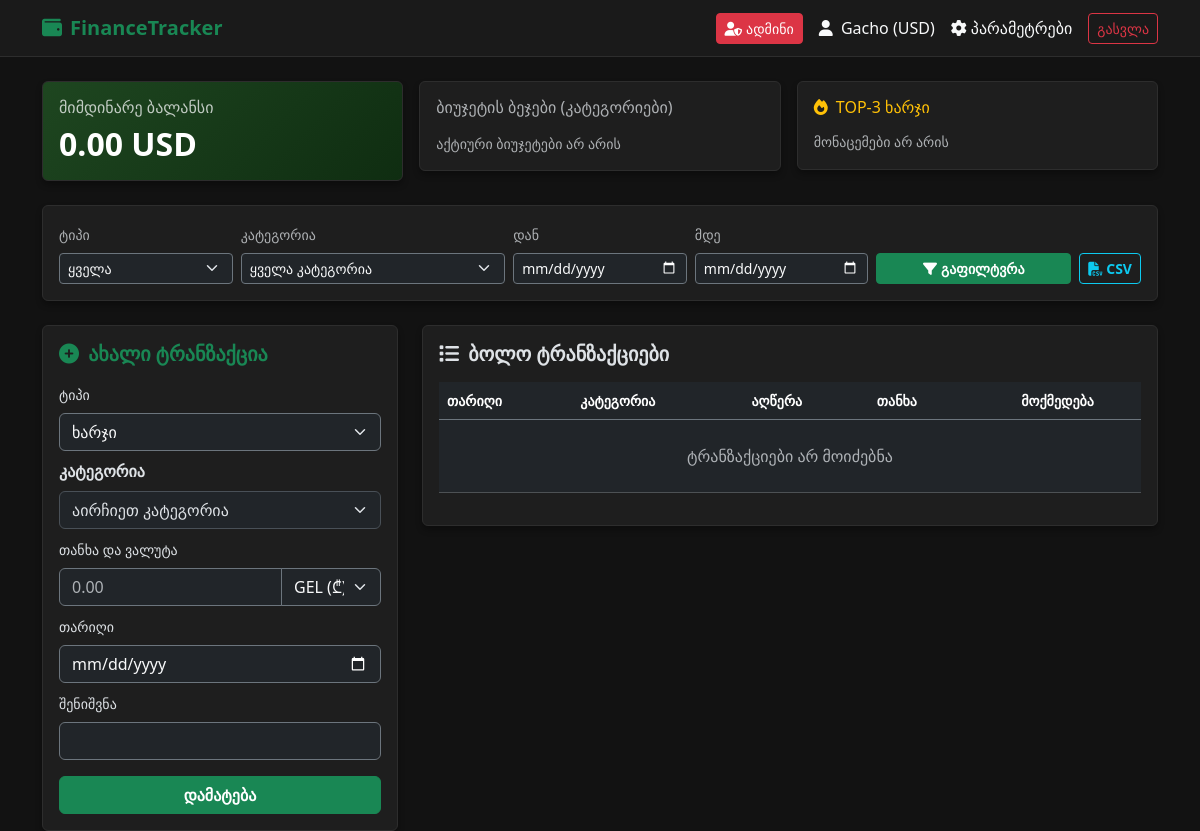
The page /dashboard (signed in) on the database as committed earlier.
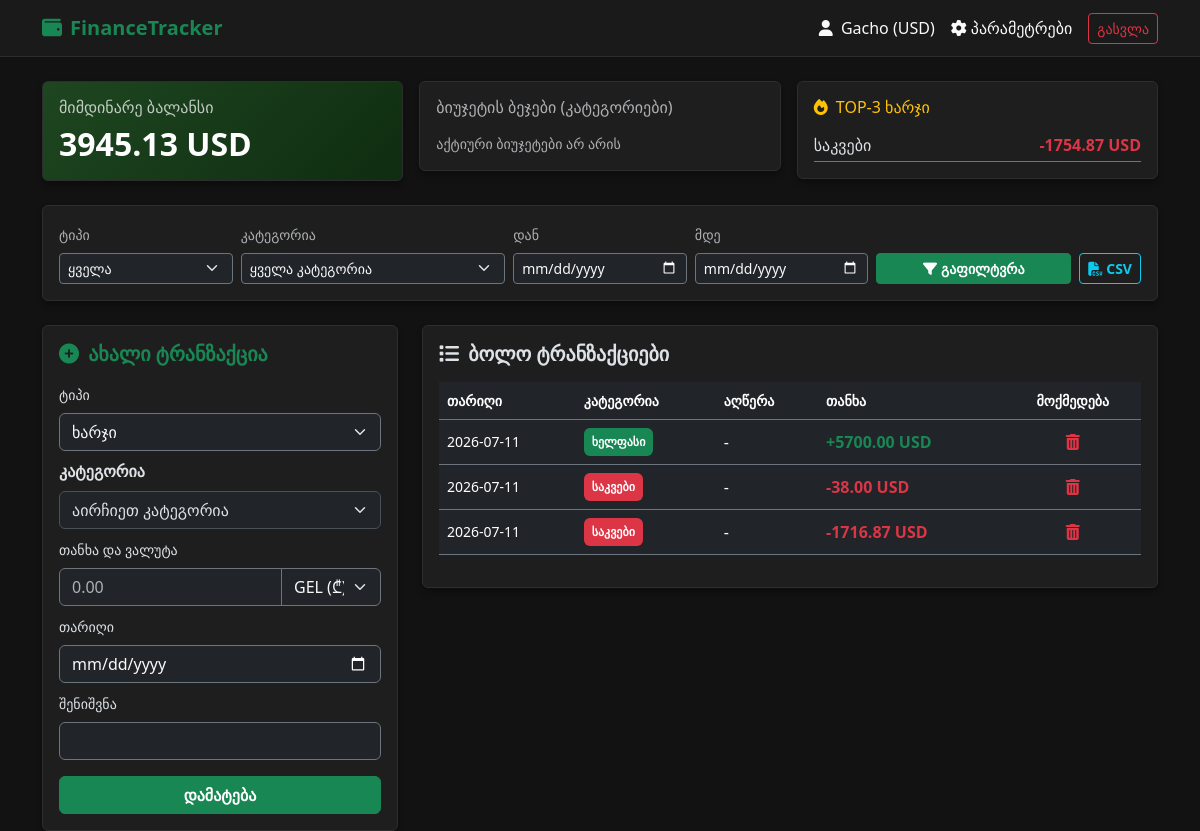
The same page on the database as committed later.
### models/user.py (models this page shows)
class User(UserMixin, db.Model):
    __tablename__ = 'users'
    id = db.Column(db.Integer, primary_key=True)
    username = db.Column(db.String(150), unique=True, nullable=False)
    email = db.Column(db.String(150), unique=True, nullable=False)
    password_hash = db.Column(db.String(256), nullable=False)
    currency = db.Column(db.String(3), default="GEL") # GEL, USD, EUR, GBP
    created_at = db.Column(db.DateTime, default=datetime.utcnow)
    is_admin=db.Column(db.Boolean,default=False)
    categories = db.relationship('Category', backref='user', lazy=True,cascade="all, delete-orphan")
    transactions = db.relationship('Transaction', backref='user', lazy=True,cascade="all, delete-orphan")
    budgets = db.relationship('Budget', backref='user', lazy=True,cascade="all, delete-orphan")

### models/category.py (models this page shows)
class Category(db.Model):
    __tablename__ = 'categories'
    id = db.Column(db.Integer, primary_key=True)
    user_id = db.Column(db.Integer, db.ForeignKey('users.id'), nullable=False)
    name = db.Column(db.String(100), nullable=False)
    type = db.Column(db.String(10), nullable=False) # 'income' ან 'expense'
    color = db.Column(db.String(7), default="#000000") # HEX კოდი ვიზუალიზაციისთვის (მაგ. #FF5733)
    transactions = db.relationship('Transaction', backref='category', lazy=True,cascade="all, delete-orphan")
    budgets = db.relationship('Budget', backref='category', lazy=True,cascade="all, delete-orphan")

### models/transaction.py (models this page shows)
class Transaction(db.Model):
    __tablename__ = 'transactions'
    id = db.Column(db.Integer, primary_key=True)
    user_id = db.Column(db.Integer, db.ForeignKey('users.id'), nullable=False)
    category_id = db.Column(db.Integer, db.ForeignKey('categories.id'), nullable=False)
    amount = db.Column(db.Float, nullable=False)
    type = db.Column(db.String(10), nullable=False) # 'income' ან 'expense'
    description = db.Column(db.String(255), nullable=True)
    date = db.Column(db.Date, default=datetime.utcnow().date, nullable=False)
    deleted_at = db.Column(db.DateTime, nullable=True)

### routes/dashboard.py (the view)
@dashboard_bp.route('/dashboard', methods=['GET'])
@custom_login_required
def index():
    user_categories = Category.query.filter_by(user_id=current_user.id).all()
    query = Transaction.query.filter_by(user_id=current_user.id, deleted_at=None)
    tx_type = request.args.get('type')
    category_id = request.args.get('category_id')
    start_date = request.args.get('start_date')
    end_date = request.args.get('end_date')
    if tx_type:
        query = query.filter_by(type=tx_type)
    if category_id:
        query = query.filter_by(category_id=category_id)
    if start_date:
        query = query.filter(Transaction.date >= datetime.strptime(start_date, '%Y-%m-%d').date())
    if end_date:
        query = query.filter(Transaction.date <= datetime.strptime(end_date, '%Y-%m-%d').date())
    page=request.args.get('page',1,type=int)
    pagination=query.order_by(Transaction.date.desc()).paginate(page=page,per_page=10,error_out=False)
    transactions=pagination.items
    converter = CurrencyConverter()
    user_currency = current_user.currency or "GEL"
    total_income = 0
    total_expense = 0
    for t in transactions:
        t.display_amount = perform_conversion(t.amount, "GEL", user_currency)
        if t.type == 'income':
            total_income += t.display_amount
        elif t.type == 'expense':
            total_expense += t.display_amount
    balance = round(total_income - total_expense, 2)
    expense_totals = {}
    for t in transactions:
        if t.type == 'expense':
            expense_totals[t.category.name] = expense_totals.get(t.category.name, 0) + t.display_amount
    top_3_expenses = sorted(expense_totals.items(), key=lambda x: x[1], reverse=True)[:3]
    budget_badges = {}
    for cat in user_categories:
        if cat.type == 'expense':
            status = check_budget_status(current_user.id, cat.id)
            if status.get("budget_amount", 0) > 0:
                budget_badges[cat.name] = status
    return render_template(
        'dashboard.html',
        transactions=transactions,
        balance=balance,
        top_3=top_3_expenses,
        budget_badges=budget_badges,
        categories=user_categories,
        user_currency=user_currency,
        pagination=pagination
    )

### app.py (called while the page is built)
def create_app():
    app = Flask(__name__)
    app.config.from_object(Config)
    db.init_app(app)
    login_manager.init_app(app)
    login_manager.login_view = 'auth.login'
    @login_manager.user_loader
    def load_user(user_id):
        return User.query.get(int(user_id))
    app.register_blueprint(api_bp)
    app.register_blueprint(auth_bp)
    app.register_blueprint(dashboard_bp)
    app.register_blueprint(finance_bp)
    app.register_blueprint(admin_bp)
    app.register_blueprint(settings_bp)
    app.register_blueprint(category_bp)
    @app.route('/')
    def home():
        return redirect(url_for('auth.login'))
    with app.app_context():
        db.create_all()
    @app.errorhandler(404)
    def page_not_found(e):
        return render_template('404.html'),404
    @app.errorhandler(500)
    def page_not_found(e):
        return render_template('500.html'),500
    return app

### helpers.py (called while the page is built, shortened)
def check_budget_status(user_id, category_id, target_date=None):
    if not target_date:
        target_date = datetime.now()
    current_month = target_date.month
    current_year = target_date.year
    budget = Budget.query.filter_by(
        user_id=user_id,
        category_id=category_id,
        month=current_month,
        year=current_year
    ).first()
    if not budget:
        return {"warning": False, "percentage": 0}

def custom_login_required(f):
    @wraps(f)
    def decorated_function(*args, **kwargs):
        if not current_user.is_authenticated:
            if request.path.startswith('/api/'):
                return jsonify({"error": "Unauthorized. Please log in."}), 401
            flash('გთხოვთ გაიაროთ ავტორიზაცია.', 'warning')
            return redirect(url_for('auth.login'))
        return f(*args, **kwargs)
    return decorated_function

### models/currency_cache.py (called while the page is built)
    @classmethod
    def get_valid_cache(cls, base="GEL"):
        one_hour_ago = datetime.utcnow() - timedelta(hours=1)
        return cls.query.filter(
            cls.base_currency == base,
            cls.updated_at >= one_hour_ago
        ).first()

### templates/dashboard.html (shortened to what this page needs)
{% extends 'base.html' %} {% block content %}
<div class="row g-3 mb-4">
  <div class="col-md-4">
    <div
      class="card p-3 text-white {% if balance >= 0 %}gradient-income{% else %}gradient-expense{% endif %}"
    >
      <h6 class="text-uppercase text-light opacity-75">მიმდინარე ბალანსი</h6>
      <h2 class="fw-bold m-0">
        {{ "%.2f"|format(balance) }} {{ user_currency }}
      </h2>
    </div>
  </div>
  <div class="col-md-4">
    <div class="card p-3">
      <h6 class="text-uppercase text-muted">ბიუჯეტის ბეჯები (კატეგორიები)</h6>
      <div class="d-flex flex-wrap gap-1 mt-2">
        {% for cat_name, status in budget_badges.items() %}
        <span
          class="badge {% if status.warning %}bg-danger text-white{% else %}bg-secondary text-light{% endif %} p-2"
        >
          {{ cat_name }}: {{ status.percentage }}%
        </span>
        {% else %}
        <small class="text-muted">აქტიური ბიუჯეტები არ არის</small>
        {% endfor %}
      </div>
    </div>
  </div>
  <div class="col-md-4">
    <div class="card p-3">
      <h6 class="text-uppercase text-warning">
        <i class="fa-solid fa-fire me-1"></i> Top-3 ხარჯი
      </h6>
      <ul class="list-unstyled m-0 pt-1">
        {% for name, amount in top_3 %}
        <li
          class="d-flex justify-content-between border-bottom border-secondary py-1"
        >
          <span>{{ name }}</span>
          <span class="fw-bold text-danger"
            >-{{ "%.2f"|format(amount) }} {{ user_currency }}</span
          >
        </li>
        {% else %}
        <small class="text-muted">მონაცემები არ არის</small>
        {% endfor %}
      </ul>
    </div>
  </div>
</div>
<div class="card p-3 mb-4">
  <form method="GET" action="/dashboard" class="row g-2 align-items-end">
    <div class="col-md-2">
      <label class="form-label small text-muted">ტიპი</label>
      <select
        name="type"
        class="form-select form-select-sm bg-dark text-light border-secondary"
      >
        <option value="">ყველა</option>
      </select>
    </div>
    <div class="col-md-3">
      <label class="form-label small text-muted">კატეგორია</label>
      <select
        name="category_id"
        class="form-select form-select-sm bg-dark text-light border-secondary"
      >
        <option value="">ყველა კატეგორია</option>
      </select>
    </div>
    <div class="col-md-2">
      <label class="form-label small text-muted">დან</label>
      <input
        type="date"
        name="start_date"
        class="form-control form-control-sm bg-dark text-light border-secondary"
      />
    </div>
    <div class="col-md-2">
      <label class="form-label small text-muted">მდე</label>
      <input
        type="date"
        name="end_date"
        class="form-control form-control-sm bg-dark text-light border-secondary"
      />
    </div>
    <div class="col-md-3 d-flex gap-2">
      <button type="submit" class="btn btn-success btn-sm flex-grow-1 fw-bold">
        <i class="fa-solid fa-filter me-1"></i>გაფილტვრა
      </button>
      <a
        href="/dashboard/export/csv"
        class="btn btn-outline-info btn-sm fw-bold"
      >
        <i class="fa-solid fa-file-csv me-1"></i>CSV
      </a>
    </div>
  </form>
</div>
<div class="row g-4">
  <div class="col-md-4">
    <div class="card p-3">
      <h5 class="mb-3 text-success fw-bold">
        <i class="fa-solid fa-plus-circle me-1"></i> ახალი ტრანზაქცია
      </h5>
      <form action="/transaction/add" method="POST">
        <div class="mb-2">
          <label class="form-label small">ტიპი</label>
          <select
            name="type"
            class="form-select bg-dark text-light border-secondary"
            required
          >
            <option value="expense">ხარჯი</option>
          </select>
        </div>
        <div class="mb-2">
          <label class="form-label fw-bold">კატეგორია</label>
          <select
            name="category_id"
            id="txCategorySelect"
            class="form-select"
            required
          >
            <option value="" disabled selected>აირჩიეთ კატეგორია</option>
          </select>
        </div>
        <div class="mb-2">
          <label class="form-label small">თანხა და ვალუტა</label>
          <div class="input-group">
            <input
              type="number"
              step="0.01"
              name="amount"
              class="form-control bg-dark text-light border-secondary"
              placeholder="0.00"
              required
            />
            <select
              name="tx_currency"
              class="form-select bg-dark text-light border-secondary"
              style="max-width: 100px"
            >
              <option value="GEL">GEL (₾)</option>
            </select>
          </div>
        </div>
        <div class="mb-2">
          <label class="form-label small">თარიღი</label>
          <input
            type="date"
            name="date"
            class="form-control bg-dark text-light border-secondary"
          />
        </div>
        <div class="mb-3">
          <label class="form-label small">შენიშვნა</label>
          <input
            type="text"
            name="description"
            class="form-control bg-dark text-light border-secondary"
          />
        </div>
        <button type="submit" class="btn btn-success w-100 fw-bold">
          დამატება
        </button>
      </form>
    </div>
  </div>
  <div class="col-md-8">
    <div class="card p-3">
      <h5 class="mb-3 fw-bold">
        <i class="fa-solid fa-list me-1"></i> ბოლო ტრანზაქციები
      </h5>
      <div class="table-responsive">
        <table class="table table-dark table-hover align-middle">
          <thead>
            <tr class="text-muted small border-secondary">
              <th>თარიღი</th>
              <th>კატეგორია</th>
              <th>აღწერა</th>
              <th>თანხა</th>
              <th class="text-center">მოქმედება</th>
            </tr>
          </thead>
          <tbody>
            {% for tx in transactions %}
            <tr class="border-secondary">
              <td class="small">{{ tx.date.strftime('%Y-%m-%d') }}</td>
              <td>
                <span
                  class="badge bg-opacity-25 p-2"
                  style="background-color: {{ tx.category.color }}; color: #fff;"
                >
                  {{ tx.category.name }}
                </span>
              </td>
              <td class="text-truncate" style="max-width: 150px">
                {{ tx.description or '-' }}
              </td>
              <td
                class="fw-bold {% if tx.type == 'income' %}text-success{% else %}text-danger{% endif %}"
              >
                {% if tx.type == 'income' %}+{% else %}-{% endif %}{{
                "%.2f"|format(tx.display_amount) }} {{ user_currency }}
              </td>
              <td class="text-center">
                <form
                  action="/transaction/delete/{{ tx.id }}"
                  method="POST"
                  onsubmit="return confirm('დარწმუნებული ხარ?');"
                >
                  <button type="submit" class="btn btn-link text-danger p-0">
                    <i class="fa-solid fa-trash-can"></i>
                  </button>
                </form>
              </td>
            </tr>
            {% else %}
            <tr>
              <td colspan="5" class="text-center text-muted py-4">
                ტრანზაქციები არ მოიძებნა
              </td>
            </tr>
            {% endfor %}
          </tbody>
        </table>
      </div>
    </div>
  </div>
</div>
{% endblock %}

### templates/base.html (shortened to what this page needs)
<!DOCTYPE html>
<html lang="ka" data-bs-theme="dark">
<head>
    <link href="https://cdn.jsdelivr.net/npm/bootstrap@5.3.2/dist/css/bootstrap.min.css" rel="stylesheet">
    <link rel="stylesheet" href="https://cdnjs.cloudflare.com/ajax/libs/font-awesome/6.4.0/css/all.min.css">
</head>
<body>
    <nav class="navbar navbar-expand-lg navbar-dark bg-dark mb-4">
        <div class="container">
            <a class="navbar-brand text-success fw-bold" href="{{ url_for('dashboard.index') }}">
                <i class="fa-solid fa-wallet me-2"></i>FinanceTracker
            </a>
            <div class="d-flex align-items-center">
                {% if current_user.is_authenticated %}
                    {% if current_user.is_admin %}
                        <a href="{{ url_for('admin.index') }}" class="btn btn-danger btn-sm me-3">
                            <i class="fa-solid fa-user-shield me-1"></i>ადმინი
                        </a>
                    {% endif %}
                    <span class="text-light me-3">
                        <i class="fa-solid fa-user me-1"></i> {{ current_user.username }} ({{ current_user.currency }})
                    </span>
                    <a class="text-light text-decoration-none me-3" href="{{ url_for('settings.index') }}">
                        <i class="fa-solid fa-gear me-1"></i>პარამეტრები
                    </a>
                    <a href="/logout" class="btn btn-outline-danger btn-sm">გასვლა</a>
                {% endif %}
            </div>
        </div>
    </nav>
    <div class="container">
        {% block content %}{% endblock %}
    </div>
</body>
</html>

### templates/base.html (style rules this page uses)
body { background-color: #121212; color: #e0e0e0; }
.card { background-color: #1e1e1e; border: 1px solid #2d2d2d; box-shadow: 0 4px 6px rgba(0,0,0,0.3); }
.navbar { background-color: #1a1a1a !important; border-bottom: 1px solid #2d2d2d; }
.gradient-income { background: linear-gradient(135deg, #1e4620, #0f2d11); }

Rows that differ between the two databases and show on the page:
changed User "USD": is_admin True → False (drawn)
now on this page (row unchanged): Category: name "საკვები", amount "1754.87", {{ user_currency }} "USD"
now on this page (row edited): Transaction: date "2026-07-11", category.name "ხელფასი", description "-", display_amount "5700.00", {{ user_currency }} "USD", type "income" (drawn)
added Transaction: date "2026-07-11", category.name "საკვები", description "-", display_amount "38.00", {{ user_currency }} "USD"
added Transaction: date "2026-07-11", category.name "საკვები", description "-", display_amount "1716.87", {{ user_currency }} "USD"
Other text that changed with them:
{{ "%.2f"|format(balance) }}: "0.00" → "3945.13"
text no longer shown: "ადმინი მონაცემები არ არის ტრანზაქციები არ მოიძებნა"
